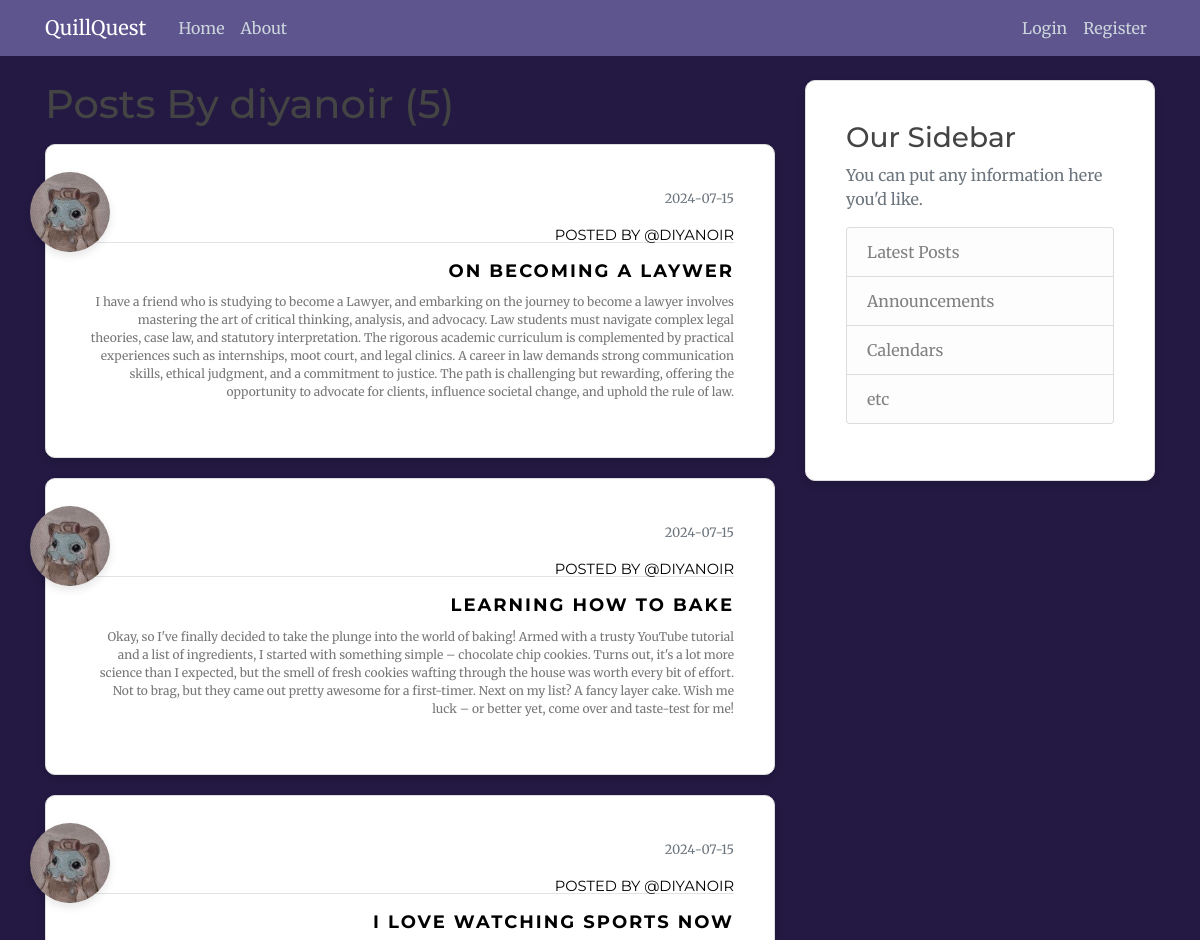
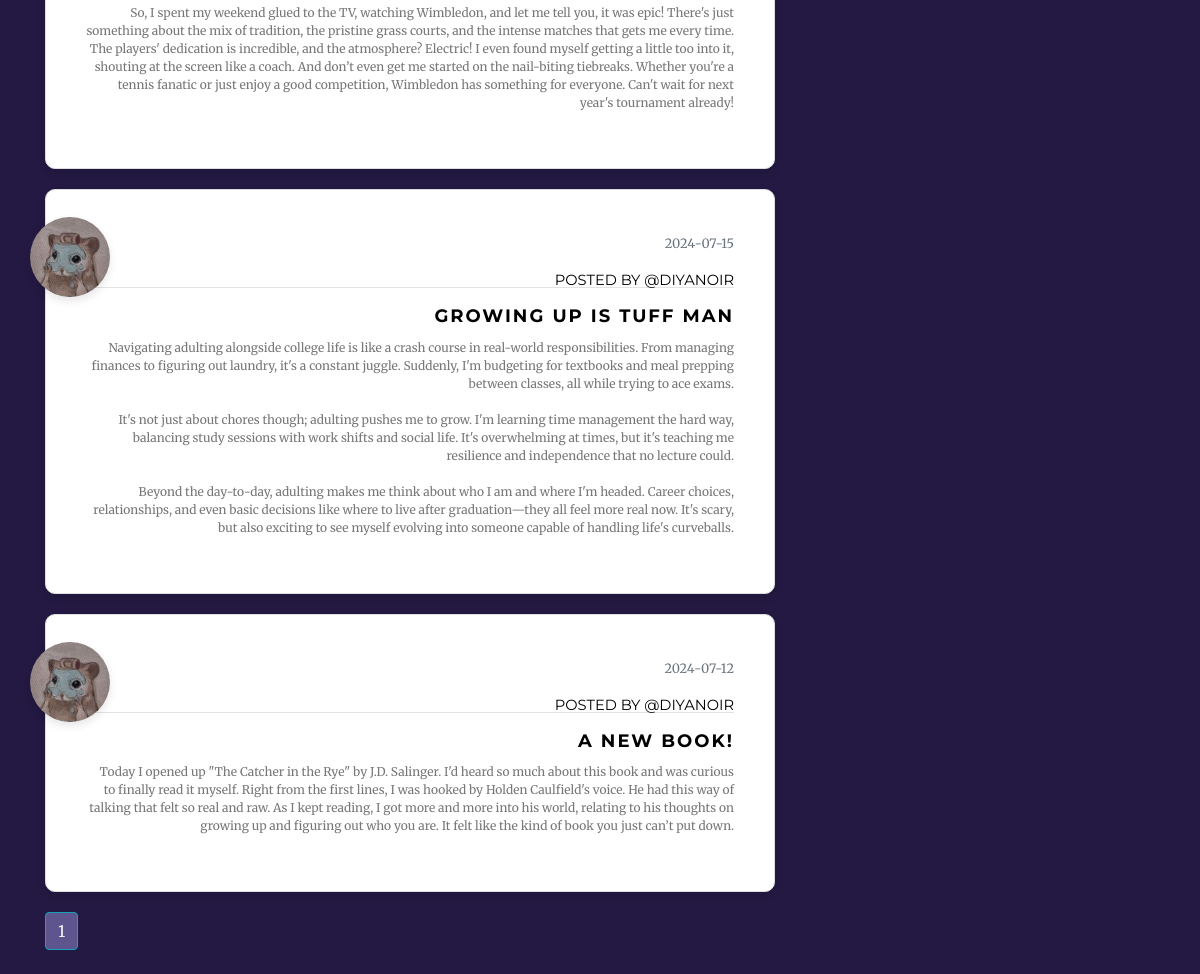
/user/diyanoir, run on the app's committed database (2 pictures, top to bottom).
### flaskblog/models.py (models this page shows, shortened)
class User(db.Model, UserMixin): #import from db.Model
    __tablename__ = "user"
    id = db.Column(db.Integer, primary_key= True )
    username = db.Column(db.String(20), unique= True, nullable= False)
    email = db.Column(db.String(120), unique= True, nullable= False)
    image_file = db.Column(db.String(120), nullable= False, default = 'default.jpeg') #hashing for length
    password = db.Column(db.String(60), nullable= False)
    posts = db.relationship ('Post', backref = 'author', lazy =  True) #one-to-many relationship; backref: author attribute to get user of post ; lazy: loads in one go

class Post(db.Model):
    __tablename__ = "post"
    id = db.Column(db.Integer, primary_key= True )
    title = db.Column(db.String(100), nullable= False)
    date_posted= db.Column(db.DateTime, nullable= False, default= datetime.utcnow ) # no (): function as arguement; not current time
    content = db.Column(db.Text, nullable= False)
    user_id = db.Column( db.Integer, db.ForeignKey('user.id'), nullable = False) #lowercase user not class; table and column name

### flaskblog/users/routes.py (the view)
@users.route("/user/<string:username>")
def user_posts(username):
    page = request.args.get('page',1,type=int)
    user = User.query.filter_by(username = username).first_or_404() #getting the user
    posts = Post.query.filter_by(author = user)\
            .order_by(Post.date_posted.desc())\
            .paginate(per_page= 5)  #filter by the user who is the author of the posts
    return render_template('user_posts.html',  posts = posts, user = user)

### flaskblog/templates/user_posts.html
{% extends "layout.html" %}
{% block content %}
    <h1 class="mb-3"> Posts By {{ user.username }} ({{ posts.total }}) </h1>
    {% for post in posts.items %}
      <article class="media content-section">
        <img class="rounded-circle article-img" style="width: 80px; height: 80px; box-shadow: 0 4px 8px rgba(0, 0, 0, 0.1);" src="{{ url_for('static', filename='profile_pics/' + post.author.image_file) }}">
        <div class="media-body" style="text-align: right;">
            <div class="article-metadata">
              <small class="text-muted"> {{ post.date_posted.strftime('%Y-%m-%d') }}</small>
              <br>
              <a style="font-size: 11pt;" href="{{  url_for('users.user_posts', username=post.author.username)  }}"> posted by @{{ post.author.username }}</a>
            </div>
            <h2> <a class="article-title"  style="font-weight:bold;" href="{{ url_for('posts.post', post_id=post.id) }}">{{ post.title }}</a> </h2>
            <p class="article-content">{{ post.content }}</p>
        </div>
      </article>
    {% endfor %}
    {% for page_num in posts.iter_pages( left_edge = 1, right_edge=1, left_current=1, right_current=2 ) %}
      {% if page_num %}
        {% if posts.page == page_num %}
        <a href= " {{ url_for('users.user_posts', username=user.username, page=page_num)  }} " class= "btn btn-info mb-4" style="color: whitesmoke; background-color: #5e548e;" > {{ page_num }} </a>
        {% else %}
        <a href= " {{ url_for('users.user_posts', username=user.username, page=page_num) }} " class= "btn btn-outline-info mb-4"> {{ page_num }} </a>
        {% endif %}
      {% else %}
        ...
      {% endif %}
    {% endfor %}
{% endblock %}

### flaskblog/static/main.css (style rules this page uses)
body { background: #231942; color: #777; font-family: 'Merriweather', serif; font-size: 16px; margin-top: 5rem; }
h1, h2, h3, h4, h5, h6 { color: #444444; font-family: 'Montserrat', sans-serif; }
.content-section { background: #ffffff; padding: 40px; border: 1px solid #dddddd; border-radius: 10px; box-shadow: 0 4px 8px rgba(0, 0, 0, 0.1); margin-bottom: 20px; position: relative; transition: 0.4s; }
.content-section::before { content: ""; position: absolute; bottom: 0; height: 2px; width: 0%; background: #333333; right: 0; transition: width 0.4s; }
.article-title { color: black; font-size: 18px; margin-top: 25px; letter-spacing: 2px; text-transform: uppercase; }
.article-content { white-space: pre-line; font-size: 12px; }
.article-img { height: 65px; width: 65px; margin-right: 16px; position: absolute; top: 27px; left: -16px; cursor: pointer; }
.article-metadata { padding-bottom: 1px; margin-bottom: 4px; border-bottom: 1px solid #e3e3e3; }
.article-metadata a { font-family: 'Montserrat', sans-serif; font-size: 12px; text-transform: uppercase; color: black; margin-top: 10px; transition: 0.4s; display: inline-block; top: 5px; position: relative; }

### data on the page
User: username "diyanoir"
Post: image_file (picture), date_posted "2024-07-15", author.username "DIYANOIR", title "ON BECOMING A LAYWER", content "I have a friend who is studying to become a Lawyer, and embarking on the journey to become a lawyer involves mastering the art of critical thinking, analysis, and advocacy. Law students must navigate complex legal theories, case law, and statutory interpretation. The rigorous academic curriculum is complemented by practical experiences such as internships, moot court, and legal clinics. A career in law demands strong communication skills, ethical judgment, and a commitment to justice. The path is challenging but rewarding, offering the opportunity to advocate for clients, influence societal change, and uphold the rule of law."
Post: image_file (picture), date_posted "2024-07-15", author.username "DIYANOIR", title "LEARNING HOW TO BAKE", content "Okay, so I've finally decided to take the plunge into the world of baking! Armed with a trusty YouTube tutorial and a list of ingredients, I started with something simple – chocolate chip cookies. Turns out, it's a lot more science than I expected, but the smell of fresh cookies wafting through the house was worth every bit of effort. Not to brag, but they came out pretty awesome for a first-timer. Next on my list? A fancy layer cake. Wish me luck – or better yet, come over and taste-test for me!"
Post: image_file (picture), date_posted "2024-07-15", author.username "DIYANOIR", title "I LOVE WATCHING SPORTS NOW", content "So, I spent my weekend glued to the TV, watching Wimbledon, and let me tell you, it was epic! There's just something about the mix of tradition, the pristine grass courts, and the intense matches that gets me every time. The players' dedication is incredible, and the atmosphere? Electric! I even found myself getting a little too into it, shouting at the screen like a coach. And don’t even get me started on the nail-biting tiebreaks. Whether you're a tennis fanatic or just enjoy a good competition, Wimbledon has something for everyone. Can't wait for next year's tournament already!"
Post: image_file (picture), date_posted "2024-07-15", author.username "DIYANOIR", title "GROWING UP IS TUFF MAN", content "Navigating adulting alongside college life is like a crash course in real-world responsibilities. From managing finances to figuring out laundry, it's a constant juggle. Suddenly, I'm budgeting for textbooks and meal prepping between classes, all while trying to ace exams. It's not just about chores though; adulting pushes me to grow. I'm learning time management the hard way, balancing study sessions with work shifts and social life. It's overwhelming at times, but it's teaching me resilience and independence that no lecture could. Beyond the day-to-day, adulting makes me think about who I am and where I'm headed. Career choices, relationships, and even basic decisions like where to live…"
Post: image_file (picture), date_posted "2024-07-12", author.username "DIYANOIR", title "A NEW BOOK!", content "Today I opened up \"The Catcher in the Rye\" by J.D. Salinger. I'd heard so much about this book and was curious to finally read it myself. Right from the first lines, I was hooked by Holden Caulfield's voice. He had this way of talking that felt so real and raw. As I kept reading, I got more and more into his world, relating to his thoughts on growing up and figuring out who you are. It felt like the kind of book you just can’t put down."

### other printed values
{{ posts.total }} "5"
{{ page_num }} "1"
